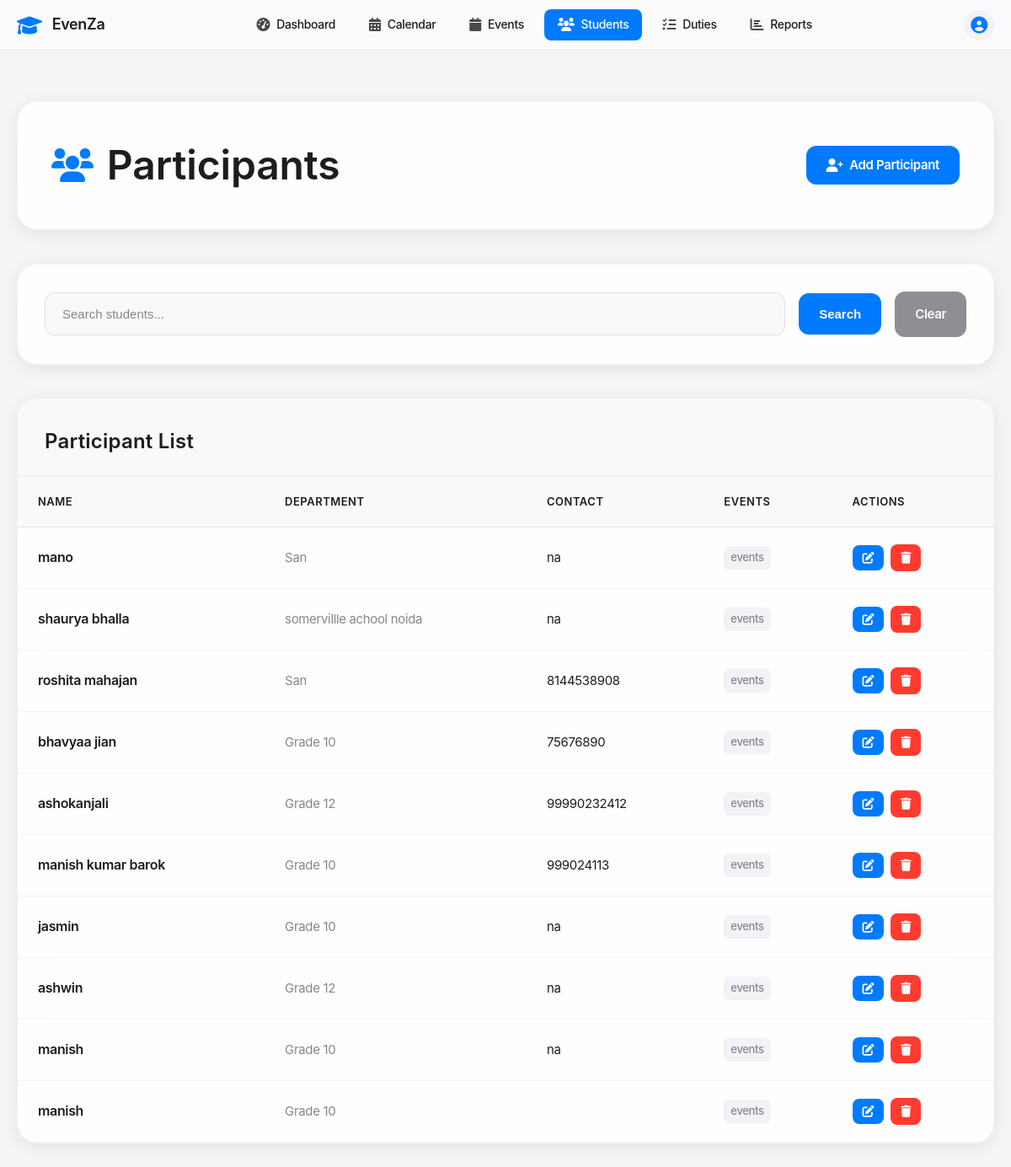
Page /participants on the earlier database version.
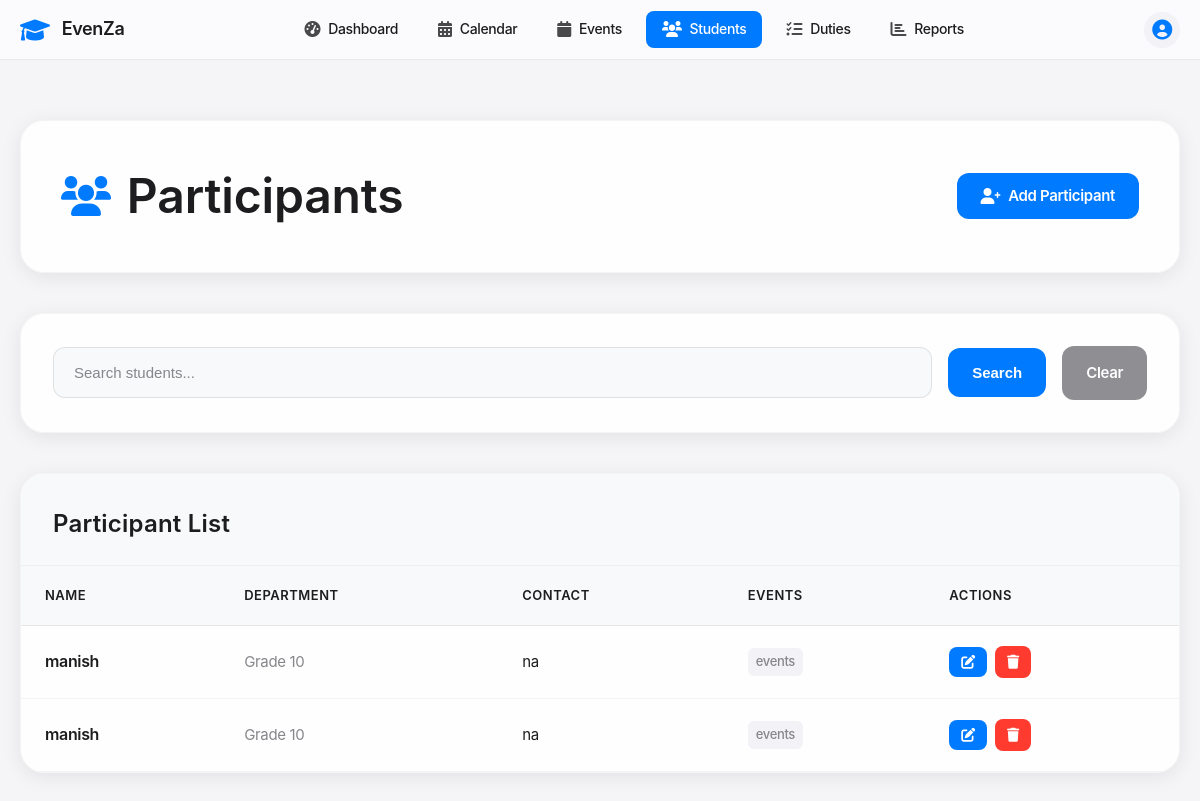
Same page on the later database version.
### tables this page shows
CREATE TABLE participants (
            id INTEGER PRIMARY KEY AUTOINCREMENT,
            name TEXT NOT NULL,
            type TEXT NOT NULL CHECK (type IN ('student', 'teacher')),
            class_dept TEXT NOT NULL,
            contact TEXT,
            emergency_contact TEXT,
            created_at TIMESTAMP DEFAULT CURRENT_TIMESTAMP
        );

### app.py (the view)
@app.route('/participants')
def participants():
    conn = get_db_connection()
    search = request.args.get('search', '')
    query = 'SELECT * FROM participants WHERE type = "student"'
    params = []
    if search:
        query += ' AND (name LIKE ? OR class_dept LIKE ?)'
        params.extend([f'%{search}%', f'%{search}%'])
    participants = conn.execute(query, params).fetchall()
    conn.close()
    return render_template('participants.html', participants=participants, search=search)

### app.py (called while the page is built)
def get_db_connection():
    conn = sqlite3.connect('events.db')
    conn.row_factory = sqlite3.Row
    return conn

### templates/participants.html (shortened to what the changed rows need)
<!DOCTYPE html>
<html lang="en">
<head>
    <link href="https://cdnjs.cloudflare.com/ajax/libs/font-awesome/6.0.0/css/all.min.css" rel="stylesheet">
</head>
<body>
    <div class="main-content">
        <div class="container">
            <div class="page-header fade-in">
                <h1 class="page-title">
                    <i class="fas fa-users"></i>
                    Participants
                </h1>
            </div>
            <div class="participants-card fade-in">
                <div class="card-header">
                    <h2 class="card-title">Participant List</h2>
                </div>
                <div class="card-body">
                    {% if participants %}
                        <div class="table-container">
                            <table class="participants-table">
                                <thead>
                                    <tr>
                                        <th>Name</th>
                                        <th>Department</th>
                                        <th>Contact</th>
                                        <th>Events</th>
                                        <th>Actions</th>
                                    </tr>
                                </thead>
                                <tbody>
                                    {% for participant in participants %}
                                        <tr>
                                            <td>
                                                <div class="participant-name">{{ participant.name }}</div>
                                            </td>
                                            <td>
                                                <div class="participant-department">{{ participant.class_dept }}</div>
                                            </td>
                                            <td>
                                                <div class="participant-contact">{{ participant.contact }}</div>
                                            </td>
                                            <td>
                                                <span class="events-count">{{ participant.events_count }} events</span>
                                            </td>
                                            <td>
                                                <div class="action-group">
                                                    <a href="{{ url_for('edit_participant', id=participant.id) }}"
                                                       class="edit-btn"
                                                       title="Edit Participant">
                                                        <i class="fas fa-edit"></i>
                                                    </a>
                                                    <form method="POST"
                                                          action="{{ url_for('delete_participant', id=participant.id) }}"
                                                          class="delete-form">
                                                        <button type="submit"
                                                                class="delete-btn"
                                                                title="Delete Participant"
                                                                onclick="return confirm('Are you sure you want to delete this participant?')">
                                                            <i class="fas fa-trash"></i>
                                                        </button>
                                                    </form>
                                                </div>
                                            </td>
                                        </tr>
                                    {% endfor %}
                                </tbody>
                            </table>
                        </div>
                    {% else %}
                        <div class="empty-state">
                            <i class="fas fa-users"></i>
                            <p>No participants found.</p>
                        </div>
                    {% endif %}
                </div>
            </div>
        </div>
    </div>
</body>
</html>

Differences in the rows shown:
removed participants: name "mano", class_dept "San", contact "na"
removed participants: name "shaurya bhalla", class_dept "somervillle achool noida", contact "na"
removed participants: name "roshita mahajan", class_dept "San", contact "8144538908"
removed participants: name "bhavyaa jian", class_dept "Grade 10", contact "75676890"
removed participants: name "ashokanjali", class_dept "Grade 12", contact "99990232412"
removed participants: name "manish kumar barok", class_dept "Grade 10", contact "999024113"
removed participants: name "jasmin", class_dept "Grade 10", contact "na"
removed participants: name "ashwin", class_dept "Grade 12", contact "na"
removed participants: name "manish", class_dept "Grade 10"
added participants: name "manish", class_dept "Grade 10", contact "na"
